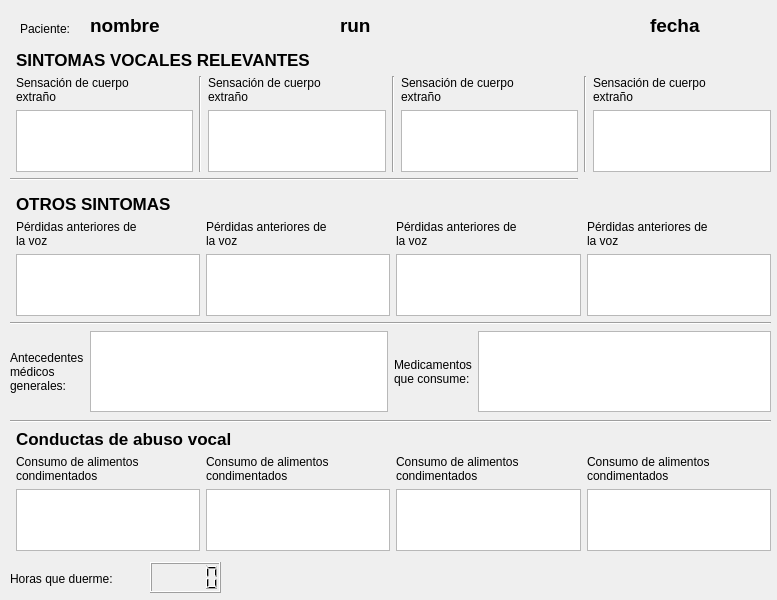
<?xml version="1.0" encoding="UTF-8"?>
<ui version="4.0">
 <class>consultaSintoma</class>
 <widget class="QWidget" name="consultaSintoma">
  <property name="geometry">
   <rect>
    <x>0</x>
    <y>0</y>
    <width>777</width>
    <height>600</height>
   </rect>
  </property>
  <property name="windowTitle">
   <string>Sintomatología y Conductas</string>
  </property>
  <property name="windowIcon">
   <iconset>
    <normaloff>../img/aav50.png</normaloff>../img/aav50.png</iconset>
  </property>
  <widget class="QWidget" name="layoutWidget">
   <property name="geometry">
    <rect>
     <x>10</x>
     <y>194</y>
     <width>761</width>
     <height>131</height>
    </rect>
   </property>
   <layout class="QGridLayout" name="gridLayout_2">
    <item row="3" column="0" colspan="5">
     <widget class="Line" name="line_2">
      <property name="orientation">
       <enum>Qt::Horizontal</enum>
      </property>
     </widget>
    </item>
    <item row="1" column="3">
     <widget class="QLabel" name="los3">
      <property name="text">
       <string>Pérdidas anteriores de
la voz</string>
      </property>
     </widget>
    </item>
    <item row="1" column="4">
     <widget class="QLabel" name="los4">
      <property name="text">
       <string>Pérdidas anteriores de
la voz</string>
      </property>
     </widget>
    </item>
    <item row="1" column="1">
     <widget class="QLabel" name="los1">
      <property name="text">
       <string>Pérdidas anteriores de
la voz</string>
      </property>
     </widget>
    </item>
    <item row="1" column="2">
     <widget class="QLabel" name="los2">
      <property name="text">
       <string>Pérdidas anteriores de
la voz</string>
      </property>
     </widget>
    </item>
    <item row="2" column="1">
     <widget class="QTextEdit" name="dos1"/>
    </item>
    <item row="2" column="4">
     <widget class="QTextEdit" name="dos4"/>
    </item>
    <item row="2" column="3">
     <widget class="QTextEdit" name="dos3"/>
    </item>
    <item row="0" column="1" colspan="4">
     <widget class="QLabel" name="label_2">
      <property name="font">
       <font>
        <pointsize>13</pointsize>
        <weight>75</weight>
        <bold>true</bold>
       </font>
      </property>
      <property name="text">
       <string>OTROS SINTOMAS</string>
      </property>
     </widget>
    </item>
    <item row="2" column="2">
     <widget class="QTextEdit" name="dos2"/>
    </item>
   </layout>
  </widget>
  <widget class="QWidget" name="layoutWidget_3">
   <property name="geometry">
    <rect>
     <x>10</x>
     <y>420</y>
     <width>761</width>
     <height>131</height>
    </rect>
   </property>
   <layout class="QGridLayout" name="gridLayout_3">
    <item row="3" column="1">
     <widget class="QTextEdit" name="dcav1"/>
    </item>
    <item row="0" column="0" colspan="5">
     <widget class="Line" name="line_3">
      <property name="orientation">
       <enum>Qt::Horizontal</enum>
      </property>
     </widget>
    </item>
    <item row="3" column="4">
     <widget class="QTextEdit" name="dcav4"/>
    </item>
    <item row="3" column="3">
     <widget class="QTextEdit" name="dcav3"/>
    </item>
    <item row="3" column="2">
     <widget class="QTextEdit" name="dcav2"/>
    </item>
    <item row="2" column="1">
     <widget class="QLabel" name="lcav1">
      <property name="text">
       <string>Consumo de alimentos
condimentados</string>
      </property>
     </widget>
    </item>
    <item row="2" column="2">
     <widget class="QLabel" name="lcav2">
      <property name="text">
       <string>Consumo de alimentos
condimentados</string>
      </property>
     </widget>
    </item>
    <item row="2" column="3">
     <widget class="QLabel" name="lcav3">
      <property name="text">
       <string>Consumo de alimentos
condimentados</string>
      </property>
     </widget>
    </item>
    <item row="2" column="4">
     <widget class="QLabel" name="lcav4">
      <property name="text">
       <string>Consumo de alimentos
condimentados</string>
      </property>
     </widget>
    </item>
    <item row="1" column="1" colspan="4">
     <widget class="QLabel" name="label_19">
      <property name="font">
       <font>
        <pointsize>13</pointsize>
        <weight>75</weight>
        <bold>true</bold>
       </font>
      </property>
      <property name="text">
       <string>Conductas de abuso vocal</string>
      </property>
     </widget>
    </item>
   </layout>
  </widget>
  <widget class="QLabel" name="label_9">
   <property name="geometry">
    <rect>
     <x>10</x>
     <y>570</y>
     <width>131</width>
     <height>17</height>
    </rect>
   </property>
   <property name="text">
    <string>Horas que duerme:</string>
   </property>
  </widget>
  <widget class="QLabel" name="label_10">
   <property name="geometry">
    <rect>
     <x>20</x>
     <y>20</y>
     <width>67</width>
     <height>17</height>
    </rect>
   </property>
   <property name="text">
    <string>Paciente:</string>
   </property>
  </widget>
  <widget class="QLabel" name="nombrep">
   <property name="geometry">
    <rect>
     <x>90</x>
     <y>10</y>
     <width>251</width>
     <height>31</height>
    </rect>
   </property>
   <property name="font">
    <font>
     <pointsize>14</pointsize>
     <weight>75</weight>
     <bold>true</bold>
    </font>
   </property>
   <property name="text">
    <string>nombre</string>
   </property>
  </widget>
  <widget class="QLabel" name="fecha">
   <property name="geometry">
    <rect>
     <x>496</x>
     <y>20</y>
     <width>101</width>
     <height>21</height>
    </rect>
   </property>
   <property name="text">
    <string/>
   </property>
  </widget>
  <widget class="QWidget" name="layoutWidget">
   <property name="geometry">
    <rect>
     <x>10</x>
     <y>50</y>
     <width>761</width>
     <height>131</height>
    </rect>
   </property>
   <layout class="QGridLayout" name="gridLayout">
    <item row="2" column="5">
     <widget class="QTextEdit" name="dsv3"/>
    </item>
    <item row="2" column="1">
     <widget class="QTextEdit" name="dsv1"/>
    </item>
    <item row="1" column="2" rowspan="2">
     <widget class="Line" name="line_4">
      <property name="orientation">
       <enum>Qt::Vertical</enum>
      </property>
     </widget>
    </item>
    <item row="1" column="3">
     <widget class="QLabel" name="lsv2">
      <property name="text">
       <string>Sensación de cuerpo
extraño</string>
      </property>
     </widget>
    </item>
    <item row="1" column="7">
     <widget class="QLabel" name="lsv4">
      <property name="text">
       <string>Sensación de cuerpo
extraño</string>
      </property>
     </widget>
    </item>
    <item row="1" column="5">
     <widget class="QLabel" name="lsv3">
      <property name="text">
       <string>Sensación de cuerpo
extraño</string>
      </property>
     </widget>
    </item>
    <item row="3" column="0" colspan="6">
     <widget class="Line" name="line">
      <property name="orientation">
       <enum>Qt::Horizontal</enum>
      </property>
     </widget>
    </item>
    <item row="2" column="3">
     <widget class="QTextEdit" name="dsv2"/>
    </item>
    <item row="2" column="7">
     <widget class="QTextEdit" name="dsv4"/>
    </item>
    <item row="1" column="6" rowspan="2">
     <widget class="Line" name="line_6">
      <property name="orientation">
       <enum>Qt::Vertical</enum>
      </property>
     </widget>
    </item>
    <item row="1" column="4" rowspan="2">
     <widget class="Line" name="line_5">
      <property name="orientation">
       <enum>Qt::Vertical</enum>
      </property>
     </widget>
    </item>
    <item row="1" column="1">
     <widget class="QLabel" name="lsv1">
      <property name="text">
       <string>Sensación de cuerpo 
extraño</string>
      </property>
     </widget>
    </item>
    <item row="0" column="1" colspan="7">
     <widget class="QLabel" name="label">
      <property name="font">
       <font>
        <pointsize>13</pointsize>
        <weight>75</weight>
        <bold>true</bold>
       </font>
      </property>
      <property name="text">
       <string>SINTOMAS VOCALES RELEVANTES</string>
      </property>
     </widget>
    </item>
   </layout>
  </widget>
  <widget class="QLabel" name="apellidop">
   <property name="geometry">
    <rect>
     <x>340</x>
     <y>10</y>
     <width>291</width>
     <height>31</height>
    </rect>
   </property>
   <property name="font">
    <font>
     <pointsize>14</pointsize>
     <weight>75</weight>
     <bold>true</bold>
    </font>
   </property>
   <property name="text">
    <string>run</string>
   </property>
  </widget>
  <widget class="QLCDNumber" name="lcdhqd">
   <property name="geometry">
    <rect>
     <x>150</x>
     <y>562</y>
     <width>71</width>
     <height>31</height>
    </rect>
   </property>
  </widget>
  <widget class="QLabel" name="lfecha">
   <property name="geometry">
    <rect>
     <x>650</x>
     <y>10</y>
     <width>121</width>
     <height>31</height>
    </rect>
   </property>
   <property name="font">
    <font>
     <pointsize>14</pointsize>
     <weight>75</weight>
     <bold>true</bold>
    </font>
   </property>
   <property name="text">
    <string>fecha</string>
   </property>
  </widget>
  <widget class="QWidget" name="">
   <property name="geometry">
    <rect>
     <x>10</x>
     <y>331</y>
     <width>761</width>
     <height>81</height>
    </rect>
   </property>
   <layout class="QHBoxLayout" name="horizontalLayout_3">
    <item>
     <layout class="QHBoxLayout" name="horizontalLayout">
      <item>
       <widget class="QLabel" name="label_5">
        <property name="text">
         <string>Antecedentes
médicos
generales:</string>
        </property>
       </widget>
      </item>
      <item>
       <widget class="QTextEdit" name="tamg"/>
      </item>
     </layout>
    </item>
    <item>
     <layout class="QHBoxLayout" name="horizontalLayout_2">
      <item>
       <widget class="QLabel" name="label_6">
        <property name="text">
         <string>Medicamentos
que consume:</string>
        </property>
       </widget>
      </item>
      <item>
       <widget class="QTextEdit" name="tmqc"/>
      </item>
     </layout>
    </item>
   </layout>
  </widget>
 </widget>
 <resources/>
 <connections/>
</ui>
